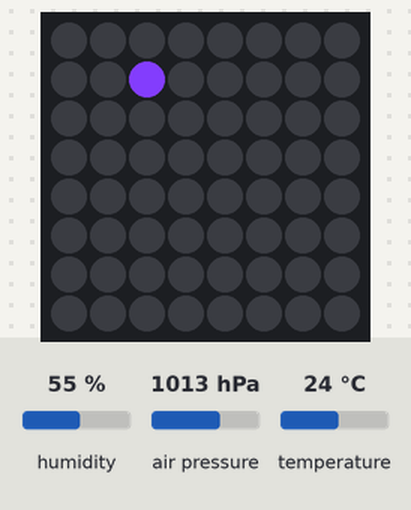
Bench run of a program on a simulated Raspberry Pi (BCM pin numbers) with a Sense HAT. Parts: the Sense HAT's 8×8 RGB LED matrix. Inputs (shaded band) come from the test bench; at power-on: humidity 55 %, air pressure 1013 hPa, temperature 24 °C. Random numbers come from a fixed seed; the 64×8 strip is a reading aid, not a part: it shows the text the matrix is scrolling, unrolled, one strip-width of it at a time.

Above: at 0.1 s.
At 0.9 s:
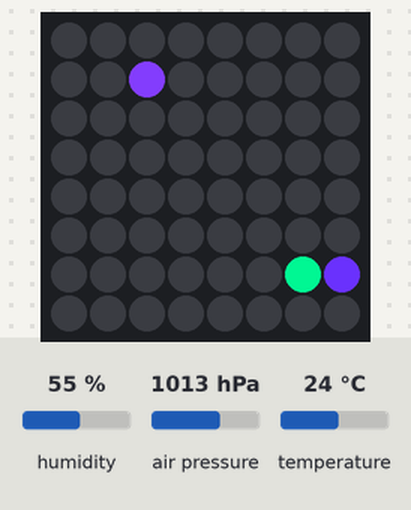
At 3.3 s:
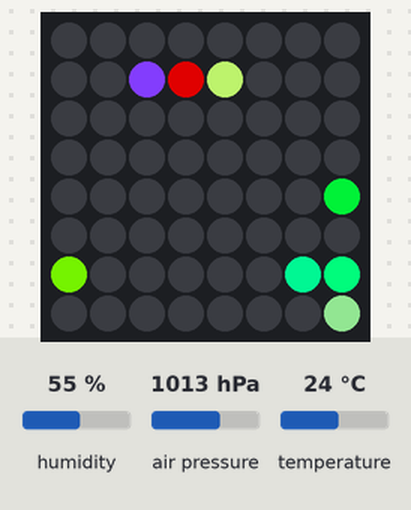
At 4.1 s:
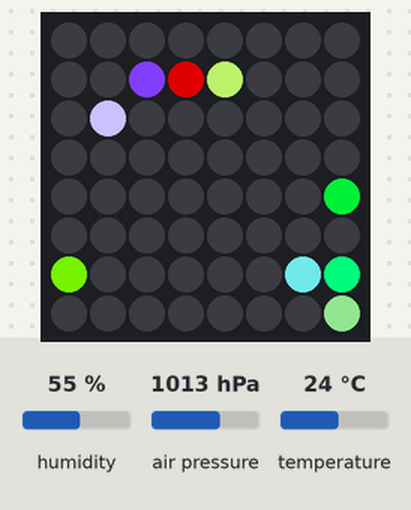
At 6.3 s:
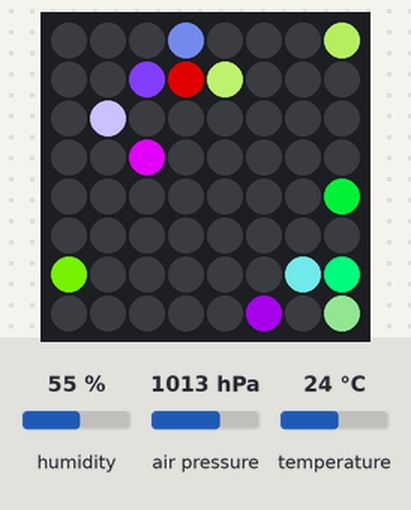
At 13.0 s:
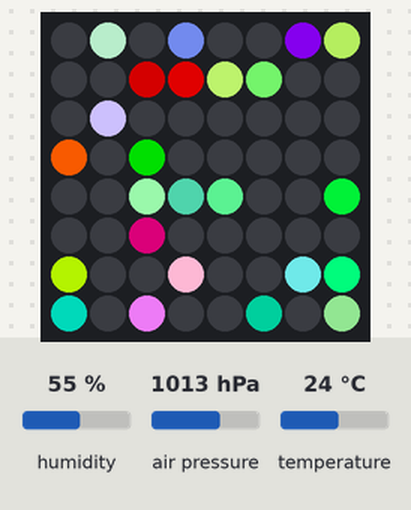

The program:

sensehat.py
```python
#Autor: Jacek Piotrowski
#ver: 0.1

from sense_hat import SenseHat
import random
from time import sleep
def clrscr():
    y=(255,254,27)
    blk=(0,0,0)
    for x in range(8):
        for y in range(8):
            sense.set_pixel(x,y,212,206,50)
            sleep(0.05)
            sense.set_pixel(x,y,49,49,142)


def rand_pixels():
    for i in range(30):
        sense.set_pixel(random.randint(0,7),random.randint(0,7),random.randint(0,255),random.randint(0,255),random.randint(0,255))
        sleep(random.random())


sense = SenseHat()
sense.clear()
w = (150, 150, 150)
b = (0, 0, 255)
e = (0, 0, 0)
y=(255,254,27)
o=(255,182,27)
r=(255,74,27)
fig1 = [
e,e,e,e,e,e,e,e,
e,e,e,e,e,e,e,e,
e,e,e,e,e,e,e,e,
e,e,e,y,y,e,e,e,
e,e,e,y,y,e,e,e,
e,e,e,e,e,e,e,e,
e,e,e,e,e,e,e,e,
e,e,e,e,e,e,e,e
]
fig2 = [
e,e,e,e,e,e,e,e,
e,e,e,e,e,e,e,e,
e,e,o,o,o,o,e,e,
e,e,o,e,e,o,e,e,
e,e,o,e,e,o,e,e,
e,e,o,o,o,o,e,e,
e,e,e,e,e,e,e,e,
e,e,e,e,e,e,e,e
]
fig3 = [
e,e,e,e,e,e,e,e,
e,o,o,o,o,o,o,e,
e,o,e,e,e,e,o,e,
e,o,e,y,y,e,o,e,
e,o,e,y,y,e,o,e,
e,o,e,e,e,e,o,e,
e,o,o,o,o,o,o,e,
e,e,e,e,e,e,e,e
]
fig4 = [
r,r,r,r,r,r,r,r,
r,e,e,e,e,e,e,r,
r,e,o,o,o,o,e,r,
r,e,o,e,e,o,e,r,
r,e,o,e,e,o,e,r,
r,e,o,o,o,o,e,r,
r,e,e,e,e,e,e,r,
r,r,r,r,r,r,r,r
]

temp = sense.get_temperature()
t = sense.get_temperature()
p = sense.get_pressure()
h = sense.get_humidity()

  # Round the values to one decimal place
t = round(t, 2)
p = round(p, 2)
h = round(h, 2)

message_temp = "Temperature: " + str(t)
message_pres = " Pressure: " + str(p)
message_humi = " Humidity: " + str(h)

while True:
    rand_pixels()
    sleep(0.5)
    clrscr()
    sleep(0.5)
    sense.set_pixels(fig1)
    sleep(0.5)
    sense.set_pixels(fig2)
    sleep(0.5)
    sense.set_pixels(fig3)
    sleep(0.5)
    sense.set_pixels(fig4)
    sleep(0.5)
    sense.show_message(message_temp,scroll_speed=0.1,text_colour=[255,0,0])
    sense.show_message(message_pres,scroll_speed=0.1,text_colour=[0,255,0])
    sense.show_message(message_humi,scroll_speed=0.1,text_colour=[0,0,255])
```
